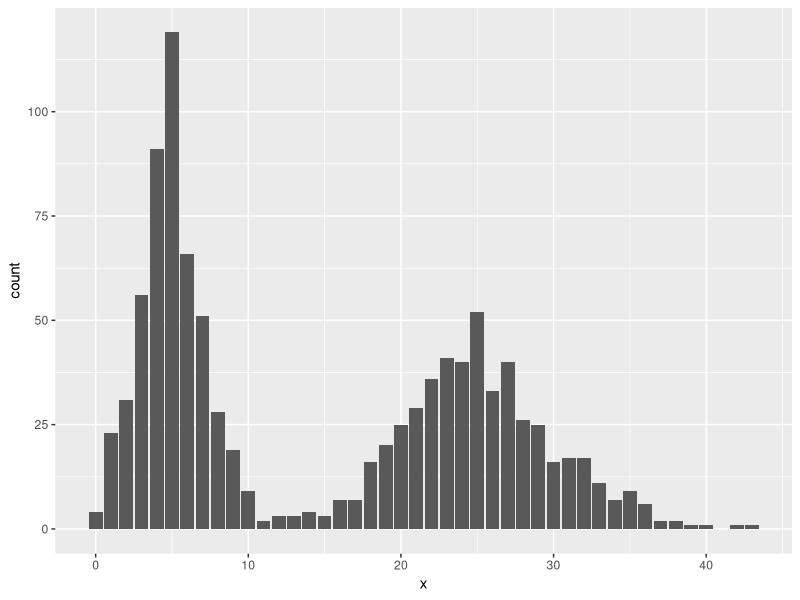
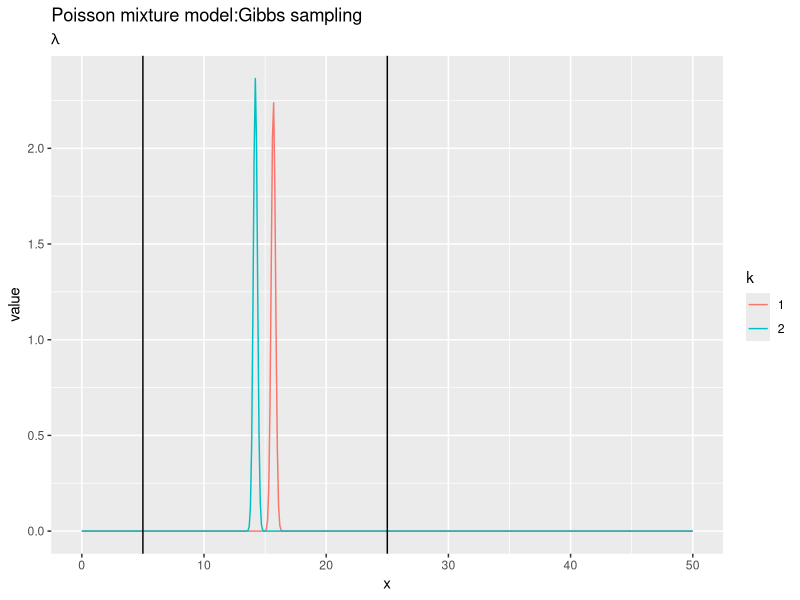

Write R code to recreate these figures, in order.

# 4.3.2 ポアソン混合モデルにおけるギブスサンプリング --------------------------------------------------

# 利用パッケージ
library(tidyverse)
library(MCMCpack) # rdirichlet()のため


# パラメータの設定 ----------------------------------------------------------------

# 観測データ数を指定
N <- 1000

# 真のパラメータを指定
lambda_true <- c(5, 25)
K <- length(lambda_true)

# 観測データXを生成
x_n <- rpois(n = N, lambda = lambda_true)

tibble(
  x = rpois(n = N, lambda = lambda_true)
) %>% 
  ggplot(aes(x = x)) + 
    geom_bar()

# 試行回数を指定
Iter <- 100

# ハイパーパラメータa,bを指定
a <- 2
b <- 0.5

# パラメータlambdaを生成
lambda_k <- rgamma(n = K, shape = a, rate = b)

# ハイパーパラメータalphaを指定
alpha_k <- rep(2, K)

# パラメータpiを生成
pi_k <- MCMCpack::rdirichlet(n = 1, alpha = alpha_k) %>% 
  as.vector()

# 潜在変数Sの初期値
s_nk <- matrix(0, nrow = N, ncol = K)

# 受け皿
eta_nk <- matrix(0, nrow = N, ncol = K)
a_hat_k <- rep(0, K)
b_hat_k <- rep(0, K)

# ギブスサンプリング ---------------------------------------------------------------

# 推移の確認用データフレームを作成
trace_df <- data.frame(
  alpha = alpha_k, 
  a = rep(a, K), 
  b = rep(b, K), 
  pi = pi_k, 
  k = as.factor(1:K), 
  Iter = 0
)

for(i in 1:Iter) {
  
  for(n in 1:N) {
    
    # ハイパーパラメータを更新
    tmp_eta_k <- exp(x_n[n] * log(lambda_k) - lambda_k + log(pi_k))
    eta_nk[n, ] <- tmp_eta_k <- sum(tmp_eta_k)
    
    # 潜在変数sをサンプリング:式(4.37)
    s_nk[n, ] <- rmultinom(n =  1, size = 1, prob = eta_nk[n, ]) %>% 
      as.vector()
  }
  
  for(k in 1:K) {
    
    # ハイパーパラメータを更新
    a_hat_k[k] <- sum(s_nk[, k] * x_n) + a
    b_hat_k[k] <- sum(s_nk[, k]) + b
    
    # パラメータlambdaをサンプリング:式(4.41)
    lambda_k <- rgamma(n = K, shape = a_hat_k, rate = b_hat_k)
  }
  
  # ハイパーパラメータをalpha更新:式(4.45)
  alpha_hat_k <- apply(s_nk, 2, sum) + alpha_k
  
  # パラメータpiをサンプリング:式(4.44)
  pi_k <- MCMCpack::rdirichlet(n = 1, alpha = alpha_hat_k) %>% 
    as.vector()
  
  # 推移の確認用データフレームを作成
  tmp_trace_df <- data.frame(
    alpha = alpha_hat_k, 
    a = a_hat_k, 
    b = b_hat_k, 
    pi = pi_k, 
    k = as.factor(1:K), 
    Iter = i
  )
  # 結合
  trace_df <- rbind(trace_df, tmp_trace_df)
}


# 結果の確認 -------------------------------------------------------------------

lambda_df <- tibble()
for(k in 1:K) {
  tmp_df <- tibble(
    x = seq(0, 50, by = 0.1), 
    value = dgamma(x, shape = a_hat_k[k], rate = b_hat_k[k]), 
    k = as.factor(k)
  )
  lambda_df <- rbind(lambda_df, tmp_df)
}

# 作図
ggplot(lambda_df, aes(x = x, y = value, color = k)) + 
  geom_line() + 
  geom_vline(xintercept = lambda_true) + 
  labs(title = "Poisson mixture model:Gibbs sampling", 
       subtitle = expression(lambda))

# 推移の確認 -------------------------------------------------------------------
